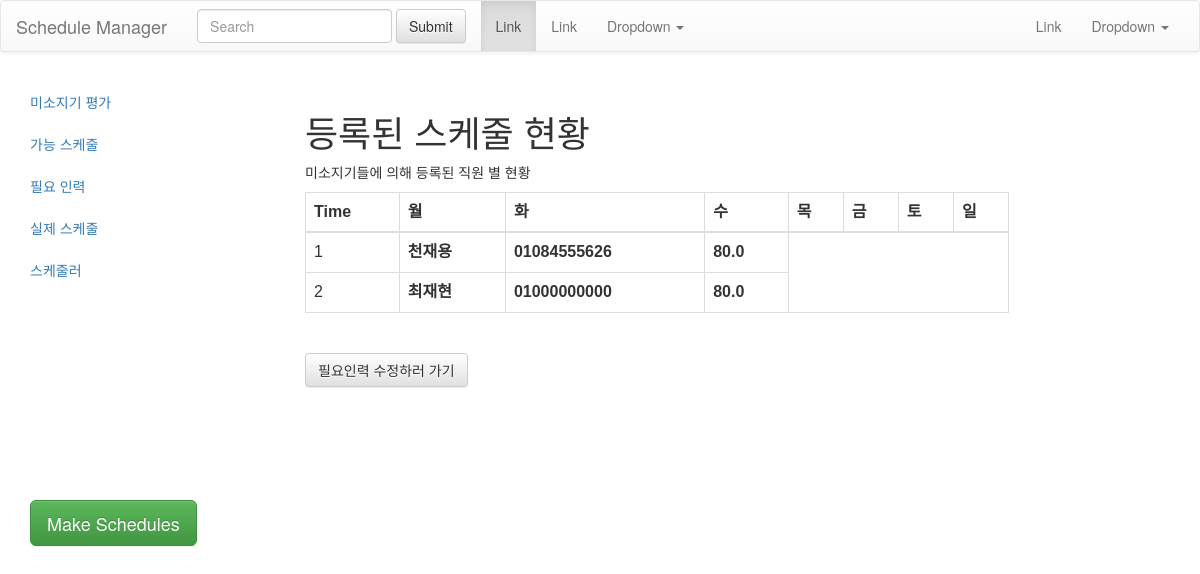
Page /manager/possible/ on the earlier database version.
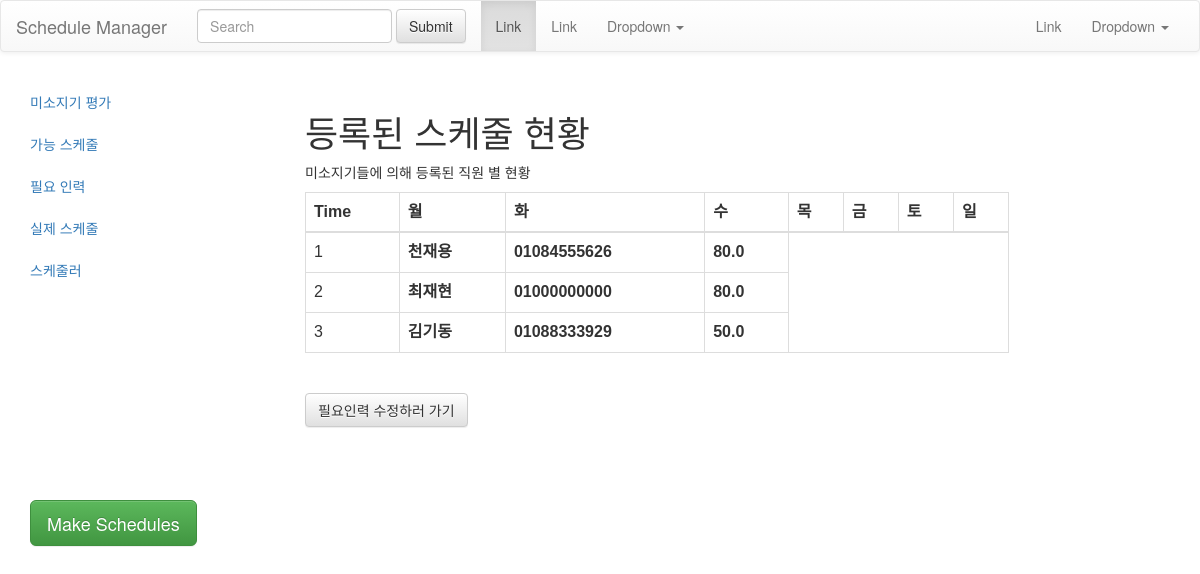
Same page on the later database version.
### miso/models.py (models this page shows, shortened)
class Staff (models.Model):
    name = models.CharField(max_length=45)
    phone = models.CharField(max_length=20)
    score = models.FloatField(blank=True, default=50)
    possible_N_days = models.IntegerField(blank=True, default=3)
    newcomer = models.BooleanField(blank=True, default=False)
    class Meta:
        unique_together = ('name', 'phone')

### miso/views.py (the view)
# urls.py: path('manager/possible/', possibleSchedulesView, name='manager-possible'),
def possibleSchedulesView(request):
    if request.method=="GET":
        staffAll = Staff.objects.all()
        context = {'staffAll':staffAll,}
    return render(request, 'plan/Staff_inquire.html', context)

### template/plan/Staff_inquire.html (shortened to what this page needs)
{% load static %}
<html>
<head>
  <link rel="stylesheet" type="text/css" href="{% static 'css/bootstrap.css' %}"/>
  <link rel="stylesheet" type="text/css" href="{% static 'css/bootstrap.min.css' %}"/>
  <link rel="stylesheet" type="text/css" href="{% static 'css/bootstrap-theme.css' %}"/>
  <link rel="stylesheet" type="text/css" href="{% static 'css/bootstrap-theme.min.css' %}"/>
  <link rel="stylesheet" type="text/css" href="{% static 'css/miso.css' %}"/>
</head>
<body>
    <nav class="navbar navbar-default" role="navigation">
	  <div class="container-fluid">
	    <div class="navbar-header">
	      <a class="navbar-brand" href="#">Schedule Manager</a>
	    </div>
	    <div class="navbar-collapse collapse" id="navbar-collapse-1">
	      <ul class="nav navbar-nav">
		<li class="active"><a href="#">Link <span class="sr-only">(current)</span></a></li>
		<li><a href="#">Link</a></li>
		<li class="dropdown">
		  <a href="#" class="dropdown-toggle" data-toggle="dropdown" role="button" aria-expanded="false">Dropdown <span class="caret"></span></a>
		</li>
	      </ul>
	      <form class="navbar-form navbar-left" role="search">
		<div class="form-group">
		  <input type="text" class="form-control" placeholder="Search">
		</div>
		<button type="submit" class="btn btn-default">Submit</button>
	      </form>
	      <ul class="nav navbar-nav navbar-right">
		<li><a href="#">Link</a></li>
		<li class="dropdown">
		  <a href="#" class="dropdown-toggle" data-toggle="dropdown" role="button" aria-expanded="false">Dropdown <span class="caret"></span></a>
		</li>
	      </ul>
	    </div>
	  </div>
	</nav>
	<div id="page-wrapper">
      <div id="sidebar-wrapper">
        <ul class="nav nav-pills nav-stacked navbar-collapse">
          <li><a href="/manager/staff">미소지기 평가</a></li>
          <li><a href="/manager/possible">가능 스케줄</a></li>
          <li><a href="/manager/hr">필요 인력</a></li>
          <li><a href="/manager/real">실제 스케줄</a></li>
          <li><a href="#">스케줄러</a></li>
        </ul>
       	<ul class="sidebar-nav btn-padding-30">
          <button type="button" class="btn btn-success btn-lg">Make Schedules</button>
       	</ul>
      </div>
      <div id="page-content-wrapper">
        <div class="container-fluid">
          <h1>등록된 스케줄 현황</h1>
          <p>미소지기들에 의해 등록된 직원 별 현황</p>
          <table class="table table-bordered table-hover">
          <thead>
          <tr>
            <th>Time</th>
            <th>월</th>
            <th>화</th>
            <th>수</th>
            <th>목</th>
            <th>금</th>
            <th>토</th>
            <th>일</th>
          </tr>
          </thead>
          <tbody>
            {% for staff in staffAll %}
            {% with staff.name|add:":"|add:staff.phone as name%}
          <tr>
            <td>{{forloop.counter}}</td>
            <th>{{staff.name}}</th>
            <th>{{staff.phone}}</th>
            <th>{{staff.score}}</th>
          </tr>
            {% endwith %}
            {% endfor %}
          </tbody>
        </table>
        <br>
          <form action="/manager/hr/update/월요일/">
          <button class="btn btn-default" type="submit">필요인력 수정하러 가기</button>
          </form>
        </div>
      </div>
    </div>
</body>
</html>

Differences in the rows shown:
added Staff: name "김기동", phone "01088333929", score "50.0"
